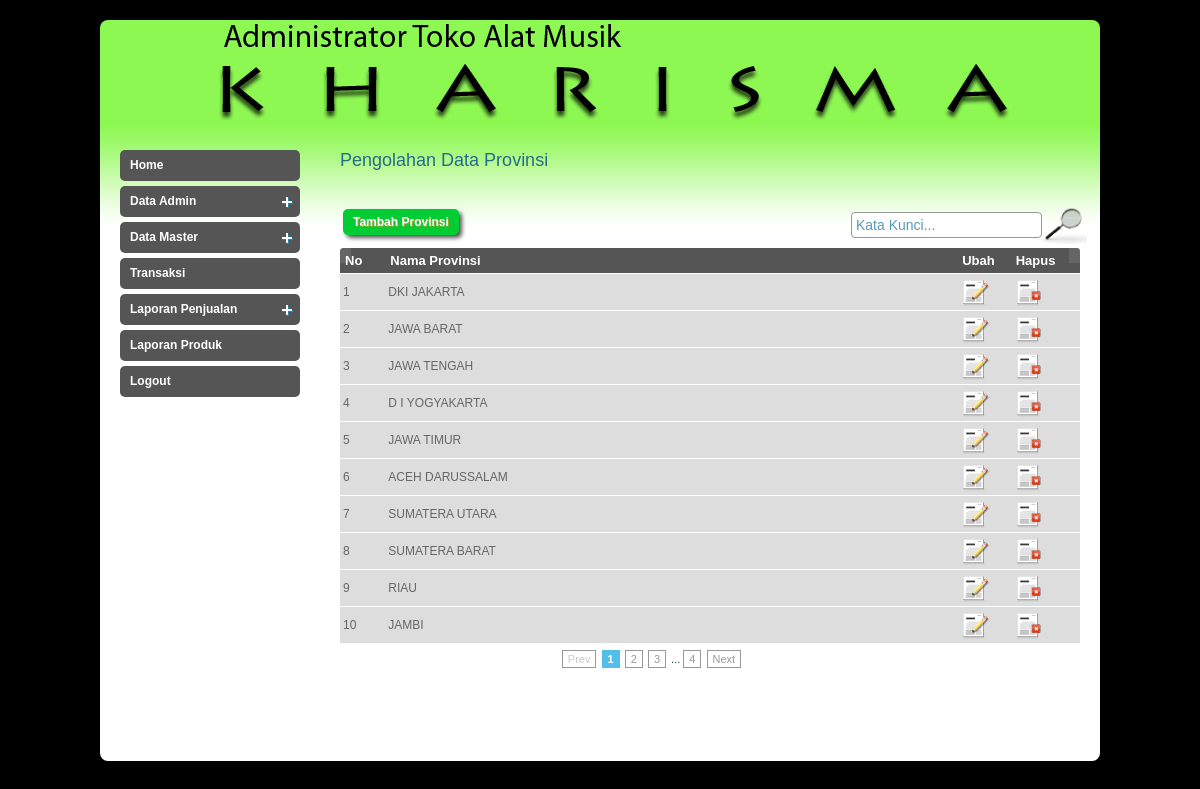
The page /admin/index.php?page=provinsi (signed in) on the database its author committed.
### tables this page shows
CREATE TABLE `t_provinsi` (
  `id_provinsi` int(10) NOT NULL auto_increment,
  `nama_provinsi` varchar(30) default NULL,
  KEY `id_prov` (`id_provinsi`)
);

### admin/inc/provinsi.php (the view, shortened to what this page needs)
<h2>Pengolahan Data Provinsi</h2>
        <?php
if(isset($_GET['act'])){
	if($_GET['act'] == 'add'){
	?>
    <form action="" method="post" id="registrationform">
        <table>
        	<tr>
            	<td><label for="provinsi">Nama Provinsi :</label></td>
            	<td><input type="text" name="provinsi" id="provinsi" size="49" maxlength="128" class="inputan"/></td>
            </tr>
        	<tr>
            	<td colspan="2" align="center">
                <input type="submit" name="save" value="Simpan" class="buton"/>
                <input type="reset" name="reset" value="Batal" onClick="window.location = '?page=provinsi';" class="buton"/></td>
            </tr>
        </table>
	</form>
    <?php
	}
	elseif($_GET['act'] == 'edit'){
	$id_provinsi = addslashes($_GET['idp']);
	$qprov = mysql_query("SELECT * FROM t_provinsi WHERE id_provinsi = '$id_provinsi'");
	$dprov = mysql_fetch_array($qprov);
	?>
    <form action="" method="post" onSubmit="return conf();" id="registrationform">
        <table>
        	<tr>
            	<td><label for="provinsi">Nama Provinsi :</label></td>
            	<td>
                	<input type="hidden" name="id_provinsi" value="<?php echo $dprov['id_provinsi']; ?>" class="inputan"/>
                	<input type="text" name="provinsi" id="provinsi" size="49" maxlength="128" value="<?php echo $dprov['nama_provinsi']; ?>" />
                    </td>
            </tr>
        	<tr>
            	<td colspan="2" align="center">
                <input type="submit" name="update" value="Ubah" class="buton"/>
                <input type="reset" name="reset" value="Batal" onClick="window.location = '?page=provinsi';" class="buton"/></td>
            </tr>
        </table>
	</form>
    <?php
	}
}
else
{
$batas   = 10;
if(empty($halaman)){
	$posisi  = 0;
	$halaman = 1;
}
else{
	$posisi = ($halaman-1) * $batas;
}
?>
	<table width="100%" style=" margin-top:10px;">
    <tr>
    <td align="right">
	<a href="?page=provinsi&act=add" class="buton">Tambah Provinsi</a>
    </td>
    <td align="right" width="70%">
    <form method="post" action="">
    	<input type="text" name="textcari" class="newsletter_input" value="<?php if(isset($_POST['textcari'])){ echo $_POST['textcari']; } else { echo "Kata Kunci..."; }?>" onBlur="if(this.value=='') this.value='Kata Kunci...';" onFocus="if(this.value=='Kata Kunci...') this.value='';" /><input type="image" src="images/search.png" width="45" name="cari" style="margin-bottom:-14px;" title="Cari"/>
    </form>
    </td></tr>
    </table>
    <?php
	if(isset($_POST['textcari'])){
		$sqlquery = "AND nama_provinsi LIKE '%$_POST[textcari]%'";
	}
	else{
		$sqlquery = "";
	}
?>
<table width="592" id="rounded-corner">
    <thead>
    	<tr>
        	<th width="51" class="rounded-company" scope="col">No</th>
            <th width="444" class="rounded" scope="col">Nama Provinsi</th>
            <th width="32" class="rounded" scope="col">Ubah</th>
            <th width="45" class="rounded-q4" scope="col">Hapus</th>
        </tr>
    </thead>
    <tbody>
    	<?php
		$qprovinsi = mysql_query("SELECT * FROM t_provinsi
								  WHERE 1
								  $sqlquery
								  LIMIT $posisi,$batas");
		$kolom=1;
		$i=0;
		$no = $posisi+1;
		while($dprovinsi = mysql_fetch_array($qprovinsi)){
			if ($i >= $kolom){
				echo "<tr class='row$dprovinsi[id_provinsi]'>";
			}
		?>
        	<td><?php echo $no; ?></td>
            <td><?php echo $dprovinsi['nama_provinsi']; ?></td>
            <td><a href="?page=provinsi&act=edit&idp=<?php echo $dprovinsi['id_provinsi']; ?>"><img src="images/user_edit.png" alt="" title="" border="0" /></a></td>
            <td width="45">
            	<a href="<?php echo $dprovinsi['id_provinsi']; ?>" id="provinsi" class="ask">
                	<img src="images/trash.png" alt="" title="" border="0" />
                </a>
            </td>
        <?php
		$i++;
		$no++;
			if($i >= $kolom){
				echo "</tr>";
			}
		}
		?>
    </tbody>
</table>
	<div class="pagination">
	<?php
	$tampil2 = mysql_query("SELECT * FROM t_provinsi
							WHERE 1
							$sqlquery");
	$jmldata = mysql_num_rows($tampil2);
	$jmlhal  = ceil($jmldata/$batas);
	echo "<div class=paging>";
	if($halaman > 1){
		$prev=$halaman-1;
		echo "<span class=prevnext><a href='$_SERVER[PHP_SELF]?page=provinsi&halaman=$prev'>Prev</a></span> ";
	}
	else{
		echo "<span class=disabled>Prev</span> ";
	}
	$angka=($halaman > 3 ? " ... " : " ");
	for($i=$halaman-2;$i<$halaman;$i++)
	{
	  if ($i < 1)
		  continue;
	  $angka .= "<a href='$_SERVER[PHP_SELF]?page=provinsi&halaman=$i'>$i</a> ";
	}
	$angka .= "<span class=current>$halaman</span> ";
	for($i=$halaman+1;$i<($halaman+3);$i++)
	{
	  $angka .= "<a href='$_SERVER[PHP_SELF]?page=provinsi&halaman=$i'>$i</a> ";
	}
	$angka .= ($halaman+2<$jmlhal ? " ...
			  <a href='$_SERVER[PHP_SELF]?page=provinsi&halaman=$jmlhal'>$jmlhal</a> " : " ");
	echo "$angka ";
	if($halaman < $jmlhal){
		$next=$halaman+1;
		echo "<span class=prevnext><a href='$_SERVER[PHP_SELF]?page=provinsi&halaman=$next'>Next</a></span>";
	}
	else{
		echo "<span class=disabled>Next</span>";
	}
	echo "</div>";
}
	?>
     <h2>&nbsp;</h2>
</body>
</html>

### admin/style.css (style rules this page uses)
body { background:#000; font-family:Arial, Helvetica, sans-serif; padding:0; font-size:12px; margin-top:20px; color: #0e4354; }
a { color:#256c89; }
h2 { font-size:18px; color:#256c89; font-weight:normal; padding:0px 0 15px 0; margin:0px; clear:both; }
#rounded-corner { margin:0px; width:740px; text-align: left; border-collapse: collapse; }
#rounded-corner thead th.rounded-company { width:26px; background: #555555 url('images/left.jpg') left top no-repeat; }
#rounded-corner thead th.rounded-q4 { background: #555555 url('images/right.jpg') right top no-repeat; }
#rounded-corner th { padding: 5px; font-weight: bold; font-size: 13px; color: #FFF; background: #555; }
#rounded-corner td { padding: 3px; background:#ddd; border-top: 1px solid #fff; color: #666; }
div.pagination { width:625px; clear:both; padding:10px 0 10px 0; margin:0px; text-align:center; float:left; clear:both; font-size:11px; }
div.pagination a { padding: 2px 5px 2px 5px; margin-right: 2px; border: 1px solid #999; text-decoration: none; color: #999; }
div.pagination span.current { padding: 2px 5px 2px 5px; margin-right: 2px; border: 1px solid #52bfea; font-weight: bold; background-color: #52bfea; color: #FFF; }
div.pagination span.disabled { padding: 2px 5px 2px 5px; margin-right: 2px; border: 1px solid #999; color: #ccc; }
.buton { display:block; float:left; margin:10px 5px 10px 0px; line-height:26px; font-weight:bold; text-decoration:none; color:#FFFFFF; text-shadow:1px 1px #8fa42b; width:auto;height:26px; padding:0 10px 0 10px; background:#0C3; -moz-border-radius: 5px; -webkit-border-radius: 5px; -moz-box-shadow:3px 3px 4px #555; -webkit-box-shadow: 3px 3px 4px #555; }
input[type=text],input[type=password], select, textarea { -moz-border-radius:4px; -webkit-border-radius:4px; border:1px solid #999; font-size:14px; color:#5599bb; padding:4px; }

### rows shown on the page
t_provinsi: nama_provinsi "DKI JAKARTA"
t_provinsi: nama_provinsi "JAWA BARAT"
t_provinsi: nama_provinsi "JAWA TENGAH"
t_provinsi: nama_provinsi "D I YOGYAKARTA"
t_provinsi: nama_provinsi "JAWA TIMUR"
t_provinsi: nama_provinsi "ACEH DARUSSALAM"
t_provinsi: nama_provinsi "SUMATERA UTARA"
t_provinsi: nama_provinsi "SUMATERA BARAT"
t_provinsi: nama_provinsi "RIAU"
t_provinsi: nama_provinsi "JAMBI"

### other values the page prints
$halaman "1"
$jmlhal "4"
